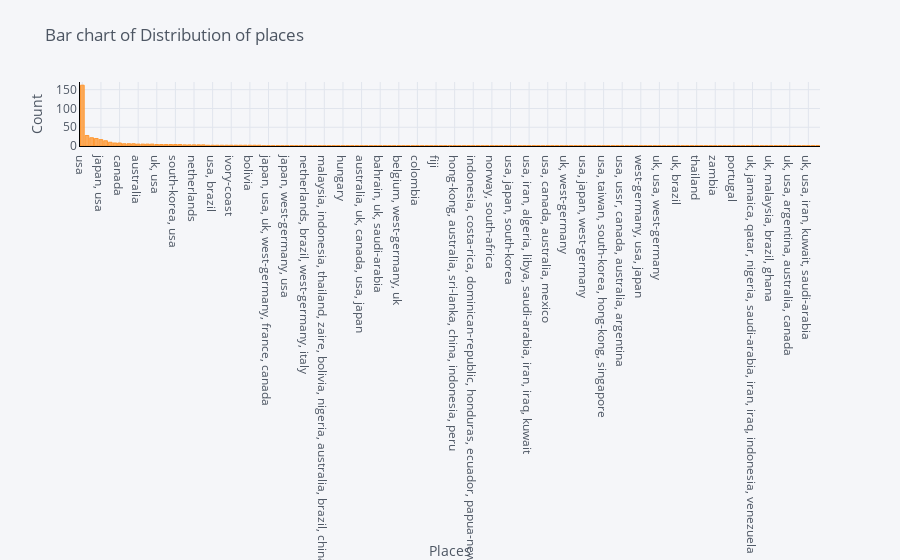

The cell this chart's notebook holds for it:
### Markdown cell above
**Group by Places**

### Code cell
df_filter.groupby('places').count()['body'].sort_values(ascending=False).iplot(kind='bar', yTitle='Count', linecolor='black', opacity=0.8,
                                                           title='Bar chart of Distribution of places', xTitle='Places')

### Figure 1 — Plotly figure (JSON) as saved in the notebook; plotly's stock layout.template omitted (floating-point values rounded to 4 significant figures; data arrays with more than 128 entries replaced by an {"elided": "..."} marker saying what was removed)
{"data": [{"marker": {"color": "rgba(255, 153, 51, 0.8)", "line": {"color": "rgba(255, 153, 51, 1.0)", "width": 1}}, "name": "body", "orientation": "v", "text": "", "type": "bar", "x": {"elided": "159 str values"}, "y": {"elided": "159 int values"}}], "layout": {"legend": {"bgcolor": "#F5F6F9", "font": {"color": "#4D5663"}}, "paper_bgcolor": "#F5F6F9", "plot_bgcolor": "#F5F6F9", "title": {"font": {"color": "#4D5663"}, "text": "Bar chart of Distribution of places"}, "xaxis": {"gridcolor": "#E1E5ED", "linecolor": "black", "showgrid": true, "tickfont": {"color": "#4D5663"}, "title": {"font": {"color": "#4D5663"}, "text": "Places"}, "zerolinecolor": "#E1E5ED"}, "yaxis": {"gridcolor": "#E1E5ED", "linecolor": "black", "showgrid": true, "tickfont": {"color": "#4D5663"}, "title": {"font": {"color": "#4D5663"}, "text": "Count"}, "zerolinecolor": "#E1E5ED"}}}
